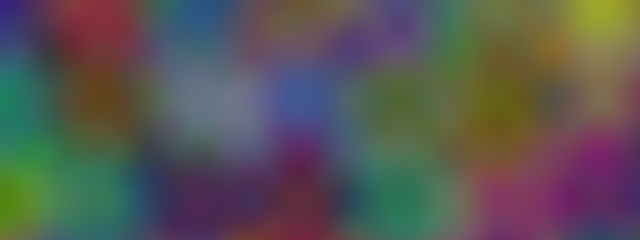
Frame 1 (no input)
Frame 60 (no input): identical to frame 1, image omitted
Frame 120 (the mouse pressed at the canvas centre since frame 60): identical to frame 1, image omitted

The p5.js sketch that drew this single still picture (run headless with seeded random() and noise() and a simulated clock; from frame 60 on, the mouse is pressed at the canvas centre):

// p5.js sketch
// ── sketch.js
let xslider, yslider;
let lodSlider, falloffSlider;

function setup() {
    createCanvas(640, 240);

    pixelDensity(1);

    xslider = createSlider(0.0, 1.0, 0.01, 0.001);
    yslider = createSlider(0.0, 1.0, 0.01, 0.001);
    lodSlider = createSlider(1, 10, 3, 1);
    falloffSlider = createSlider(0, 1, 0.25, 0.1);
}

function draw() {
    drawPerlinNoisePixels();
}

function drawPerlinNoisePixels() {
    noiseDetail(lodSlider.value(), falloffSlider.value());

    loadPixels();

    let blue_xoff = 0.0;
    let red_xoff = 300.0;
    let green_xoff = 900.0;

    for (let x = 0; x < width; x++) {
        let yoff = 0.0;

        for (let y = 0; y < height; y++) {
            let index = (x + y * width) * 4;
            let blue = map(noise(blue_xoff, yoff), 0, 1, 0, 255);
            let red = map(noise(red_xoff, yoff), 0, 1, 0, 255);
            let green = map(noise(green_xoff, yoff), 0, 1, 0, 255);

            pixels[index] = red;
            pixels[index + 1] = green;
            pixels[index + 2] = blue;
            pixels[index + 3] = 255;
            yoff += yslider.value();

        }
        blue_xoff += xslider.value();
        red_xoff += xslider.value();
        green_xoff += xslider.value();
    }


    updatePixels();
}
